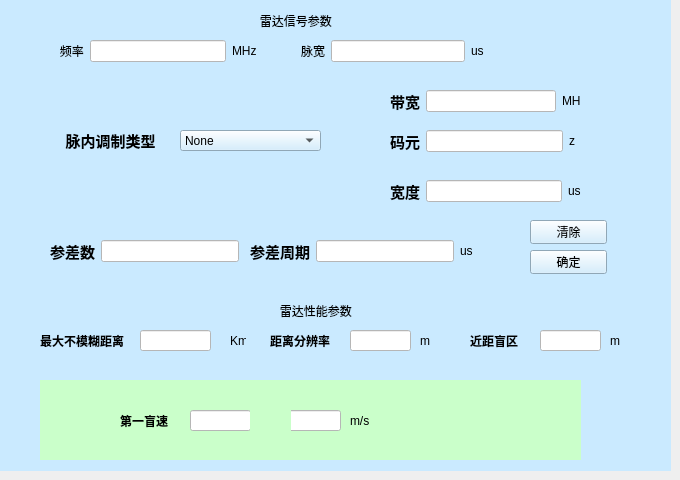
    <widget class="QWidget" name="tab_2">
     <attribute name="title">
      <string>脉间参差</string>
     </attribute>
     <widget class="QWidget" name="widget_6" native="true">
      <property name="geometry">
       <rect>
        <x>0</x>
        <y>290</y>
        <width>671</width>
        <height>181</height>
       </rect>
      </property>
      <property name="styleSheet">
       <string notr="true">background-color: rgb(202, 234, 255);</string>
      </property>
      <widget class="QLabel" name="label_30">
       <property name="geometry">
        <rect>
         <x>270</x>
         <y>10</y>
         <width>111</width>
         <height>21</height>
        </rect>
       </property>
       <property name="text">
        <string>   雷达性能参数</string>
       </property>
      </widget>
      <widget class="QLabel" name="label_31">
       <property name="geometry">
        <rect>
         <x>40</x>
         <y>30</y>
         <width>91</width>
         <height>41</height>
        </rect>
       </property>
       <property name="font">
        <font>
         <family>Aharoni</family>
         <pointsize>9</pointsize>
         <weight>75</weight>
         <bold>true</bold>
        </font>
       </property>
       <property name="text">
        <string>最大不模糊距离</string>
       </property>
      </widget>
      <widget class="QLabel" name="label_32">
       <property name="geometry">
        <rect>
         <x>270</x>
         <y>40</y>
         <width>71</width>
         <height>21</height>
        </rect>
       </property>
       <property name="font">
        <font>
         <family>Aharoni</family>
         <pointsize>9</pointsize>
         <weight>75</weight>
         <bold>true</bold>
        </font>
       </property>
       <property name="text">
        <string>距离分辨率</string>
       </property>
      </widget>
      <widget class="QLabel" name="label_33">
       <property name="geometry">
        <rect>
         <x>470</x>
         <y>30</y>
         <width>51</width>
         <height>41</height>
        </rect>
       </property>
       <property name="font">
        <font>
         <family>Aharoni</family>
         <pointsize>9</pointsize>
         <weight>75</weight>
         <bold>true</bold>
        </font>
       </property>
       <property name="text">
        <string>近距盲区</string>
       </property>
      </widget>
      <widget class="QLineEdit" name="lineEdit_14">
       <property name="geometry">
        <rect>
         <x>140</x>
         <y>40</y>
         <width>71</width>
         <height>21</height>
        </rect>
       </property>
       <property name="styleSheet">
        <string notr="true">background-color: rgb(255, 255, 255);</string>
       </property>
      </widget>
      <widget class="QLineEdit" name="lineEdit_15">
       <property name="geometry">
        <rect>
         <x>540</x>
         <y>40</y>
         <width>61</width>
         <height>21</height>
        </rect>
       </property>
       <property name="styleSheet">
        <string notr="true">background-color: rgb(255, 255, 255);</string>
       </property>
      </widget>
      <widget class="QLineEdit" name="lineEdit_16">
       <property name="geometry">
        <rect>
         <x>350</x>
         <y>40</y>
         <width>61</width>
         <height>21</height>
        </rect>
       </property>
       <property name="styleSheet">
        <string notr="true">background-color: rgb(255, 255, 255);</string>
       </property>
      </widget>
      <widget class="QLabel" name="label_34">
       <property name="geometry">
        <rect>
         <x>230</x>
         <y>40</y>
         <width>16</width>
         <height>21</height>
        </rect>
       </property>
       <property name="text">
        <string>Km</string>
       </property>
      </widget>
      <widget class="QLabel" name="label_35">
       <property name="geometry">
        <rect>
         <x>420</x>
         <y>40</y>
         <width>21</width>
         <height>21</height>
        </rect>
       </property>
       <property name="text">
        <string>m</string>
       </property>
      </widget>
      <widget class="QWidget" name="widget_7" native="true">
       <property name="geometry">
        <rect>
         <x>40</x>
         <y>90</y>
         <width>541</width>
         <height>80</height>
        </rect>
       </property>
       <property name="styleSheet">
        <string notr="true">background-color: rgb(202, 255, 202);</string>
       </property>
       <widget class="QLabel" name="label_36">
        <property name="geometry">
         <rect>
          <x>80</x>
          <y>20</y>
          <width>71</width>
          <height>41</height>
         </rect>
        </property>
        <property name="font">
         <font>
          <family>Aharoni</family>
          <pointsize>9</pointsize>
          <weight>75</weight>
          <bold>true</bold>
         </font>
        </property>
        <property name="text">
         <string>第一盲速</string>
        </property>
       </widget>
       <widget class="QLineEdit" name="lineEdit_17">
        <property name="geometry">
         <rect>
          <x>150</x>
          <y>30</y>
          <width>61</width>
          <height>21</height>
         </rect>
        </property>
        <property name="styleSheet">
         <string notr="true">background-color: rgb(255, 255, 255);</string>
        </property>
       </widget>
       <widget class="QLineEdit" name="lineEdit_18">
        <property name="geometry">
         <rect>
          <x>240</x>
          <y>30</y>
          <width>61</width>
          <height>21</height>
         </rect>
        </property>
        <property name="styleSheet">
         <string notr="true">background-color: rgb(255, 255, 255);</string>
        </property>
       </widget>
       <widget class="QLabel" name="label_38">
        <property name="geometry">
         <rect>
          <x>310</x>
          <y>30</y>
          <width>21</width>
          <height>21</height>
         </rect>
        </property>
        <property name="text">
         <string>m/s</string>
        </property>
       </widget>
       <widget class="QWidget" name="widget_32" native="true">
        <property name="geometry">
         <rect>
          <x>210</x>
          <y>20</y>
          <width>41</width>
          <height>41</height>
         </rect>
        </property>
        <property name="styleSheet">
         <string notr="true">image: url(:/new/prefix1/images/bolangxian.PNG);</string>
        </property>
       </widget>
      </widget>
      <widget class="QLabel" name="label_37">
       <property name="geometry">
        <rect>
         <x>610</x>
         <y>40</y>
         <width>16</width>
         <height>21</height>
        </rect>
       </property>
       <property name="text">
        <string>m</string>
       </property>
      </widget>
     </widget>
     <widget class="QWidget" name="widget_8" native="true">
      <property name="geometry">
       <rect>
        <x>0</x>
        <y>0</y>
        <width>671</width>
        <height>291</height>
       </rect>
      </property>
      <property name="styleSheet">
       <string notr="true">background-color: rgb(202, 234, 255);</string>
      </property>
      <widget class="QLabel" name="label_40">
       <property name="geometry">
        <rect>
         <x>250</x>
         <y>10</y>
         <width>111</width>
         <height>21</height>
        </rect>
       </property>
       <property name="text">
        <string>   雷达信号参数</string>
       </property>
      </widget>
      <widget class="QWidget" name="widget_9" native="true">
       <property name="geometry">
        <rect>
         <x>10</x>
         <y>70</y>
         <width>661</width>
         <height>141</height>
        </rect>
       </property>
       <widget class="QLabel" name="label_48">
        <property name="geometry">
         <rect>
          <x>40</x>
          <y>50</y>
          <width>111</width>
          <height>41</height>
         </rect>
        </property>
        <property name="font">
         <font>
          <family>Aharoni</family>
          <pointsize>11</pointsize>
          <weight>75</weight>
          <bold>true</bold>
         </font>
        </property>
        <property name="text">
         <string>    脉内调制类型</string>
        </property>
       </widget>
       <widget class="QComboBox" name="comboBox_4">
        <property name="geometry">
         <rect>
          <x>170</x>
          <y>60</y>
          <width>141</width>
          <height>21</height>
         </rect>
        </property>
        <item>
         <property name="text">
          <string>None</string>
         </property>
        </item>
        <item>
         <property name="text">
          <string>固定频率</string>
         </property>
        </item>
        <item>
         <property name="text">
          <string>线性/非线性调频</string>
         </property>
        </item>
        <item>
         <property name="text">
          <string>二相/四相编码</string>
         </property>
        </item>
       </widget>
       <widget class="QWidget" name="layoutWidget_3">
        <property name="geometry">
         <rect>
          <x>380</x>
          <y>20</y>
          <width>191</width>
          <height>22</height>
         </rect>
        </property>
        <layout class="QHBoxLayout" name="horizontalLayout_7">
         <item>
          <widget class="QLabel" name="label_49">
           <property name="font">
            <font>
             <family>Aharoni</family>
             <pointsize>11</pointsize>
             <weight>75</weight>
             <bold>true</bold>
            </font>
           </property>
           <property name="text">
            <string>带宽</string>
           </property>
          </widget>
         </item>
         <item>
          <widget class="QLineEdit" name="lineEdit_23">
           <property name="styleSheet">
            <string notr="true">background-color: rgb(255, 255, 255);</string>
           </property>
          </widget>
         </item>
         <item>
          <widget class="QLabel" name="label_52">
           <property name="text">
            <string>MH</string>
           </property>
          </widget>
         </item>
        </layout>
       </widget>
       <widget class="QWidget" name="layoutWidget_4">
        <property name="geometry">
         <rect>
          <x>380</x>
          <y>110</y>
          <width>191</width>
          <height>22</height>
         </rect>
        </property>
        <layout class="QHBoxLayout" name="horizontalLayout_8">
         <item>
          <widget class="QLabel" name="label_51">
           <property name="font">
            <font>
             <family>Aharoni</family>
             <pointsize>11</pointsize>
             <weight>75</weight>
             <bold>true</bold>
            </font>
           </property>
           <property name="text">
            <string>宽度</string>
           </property>
          </widget>
         </item>
         <item>
          <widget class="QLineEdit" name="lineEdit_25">
           <property name="styleSheet">
            <string notr="true">background-color: rgb(255, 255, 255);</string>
           </property>
          </widget>
         </item>
         <item>
          <widget class="QLabel" name="label_54">
           <property name="text">
            <string>us</string>
           </property>
          </widget>
         </item>
        </layout>
       </widget>
       <widget class="QWidget" name="layoutWidget_5">
        <property name="geometry">
         <rect>
          <x>380</x>
          <y>60</y>
          <width>185</width>
          <height>22</height>
         </rect>
        </property>
        <layout class="QHBoxLayout" name="horizontalLayout_9">
         <item>
          <widget class="QLabel" name="label_50">
           <property name="font">
            <font>
             <family>Aharoni</family>
             <pointsize>11</pointsize>
             <weight>75</weight>
             <bold>true</bold>
            </font>
           </property>
           <property name="text">
            <string>码元</string>
           </property>
          </widget>
         </item>
         <item>
          <widget class="QLineEdit" name="lineEdit_24">
           <property name="styleSheet">
            <string notr="true">background-color: rgb(255, 255, 255);</string>
           </property>
          </widget>
         </item>
         <item>
          <widget class="QLabel" name="label_53">
           <property name="text">
            <string>z</string>
           </property>
          </widget>
         </item>
        </layout>
       </widget>
      </widget>
      <widget class="QWidget" name="layoutWidget_6">
       <property name="geometry">
        <rect>
         <x>530</x>
         <y>220</y>
         <width>77</width>
         <height>54</height>
        </rect>
       </property>
       <layout class="QVBoxLayout" name="verticalLayout_2">
        <item>
         <widget class="QPushButton" name="pushButton_5">
          <property name="text">
           <string>清除</string>
          </property>
         </widget>
        </item>
        <item>
         <widget class="QPushButton" name="pushButton_6">
          <property name="text">
           <string>确定</string>
          </property>
         </widget>
        </item>
       </layout>
      </widget>
      <widget class="QWidget" name="layoutWidget_7">
       <property name="geometry">
        <rect>
         <x>50</x>
         <y>40</y>
         <width>207</width>
         <height>22</height>
        </rect>
       </property>
       <layout class="QHBoxLayout" name="horizontalLayout_2">
        <item>
         <widget class="QLabel" name="label_41">
          <property name="text">
           <string>   频率</string>
          </property>
         </widget>
        </item>
        <item>
         <widget class="QLineEdit" name="lineEdit_20">
          <property name="styleSheet">
           <string notr="true">background-color: rgb(255, 255, 255);</string>
          </property>
         </widget>
        </item>
        <item>
         <widget class="QLabel" name="label_42">
          <property name="text">
           <string>MHz</string>
          </property>
         </widget>
        </item>
       </layout>
      </widget>
      <widget class="QWidget" name="layoutWidget_8">
       <property name="geometry">
        <rect>
         <x>50</x>
         <y>240</y>
         <width>189</width>
         <height>22</height>
        </rect>
       </property>
       <layout class="QHBoxLayout" name="horizontalLayout_5">
        <item>
         <widget class="QLabel" name="label_55">
          <property name="font">
           <font>
            <family>Aharoni</family>
            <pointsize>11</pointsize>
            <weight>75</weight>
            <bold>true</bold>
           </font>
          </property>
          <property name="text">
           <string>参差数</string>
          </property>
         </widget>
        </item>
        <item>
         <widget class="QLineEdit" name="lineEdit_30">
          <property name="styleSheet">
           <string notr="true">background-color: rgb(255, 255, 255);</string>
          </property>
         </widget>
        </item>
       </layout>
      </widget>
      <widget class="QWidget" name="layoutWidget_9">
       <property name="geometry">
        <rect>
         <x>250</x>
         <y>240</y>
         <width>223</width>
         <height>22</height>
        </rect>
       </property>
       <layout class="QHBoxLayout" name="horizontalLayout_6">
        <item>
         <widget class="QLabel" name="label_57">
          <property name="font">
           <font>
            <family>Aharoni</family>
            <pointsize>11</pointsize>
            <weight>75</weight>
            <bold>true</bold>
           </font>
          </property>
          <property name="text">
           <string>参差周期</string>
          </property>
         </widget>
        </item>
        <item>
         <widget class="QLineEdit" name="lineEdit_26">
          <property name="styleSheet">
           <string notr="true">background-color: rgb(255, 255, 255);</string>
          </property>
         </widget>
        </item>
        <item>
         <widget class="QLabel" name="label_56">
          <property name="text">
           <string>us</string>
          </property>
         </widget>
        </item>
       </layout>
      </widget>
      <widget class="QWidget" name="layoutWidget_10">
       <property name="geometry">
        <rect>
         <x>301</x>
         <y>40</y>
         <width>183</width>
         <height>22</height>
        </rect>
       </property>
       <layout class="QHBoxLayout" name="horizontalLayout_4">
        <item>
         <widget class="QLabel" name="label_43">
          <property name="text">
           <string>脉宽</string>
          </property>
         </widget>
        </item>
        <item>
         <widget class="QLineEdit" name="lineEdit_21">
          <property name="styleSheet">
           <string notr="true">background-color: rgb(255, 255, 255);</string>
          </property>
         </widget>
        </item>
        <item>
         <widget class="QLabel" name="label_45">
          <property name="text">
           <string>us</string>
          </property>
         </widget>
        </item>
       </layout>
      </widget>
     </widget>
    </widget>
